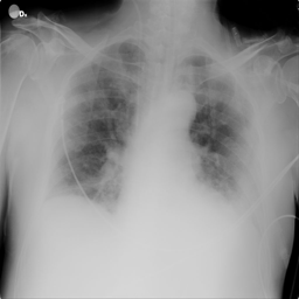
#> input picture streamlit_app/assets/examples/COVID-1.png, 299 x 299 px, found by its file name
$ jupyter execute --allow-errors 02_preprocessing.ipynb
#> lines starting #> are read from the running program, lines starting #| are printed output that depends on the picture; after the words box and inside, x2 and y2 are one past the last pixel; in counts of white or black regions, pixels touching at a corner belong together
[cell 1]
import pandas as pd
import shutil
from pathlib import Path

RAW_DIR = Path("../data/raw")
PROCESSED_DIR = Path("../data/processed")
IMAGES_SUBDIR = "images"   # adjust to your actual structure
MASKS_SUBDIR = "masks"

redundant_df = pd.read_csv("redundant_images.csv")
#> (reads notebooks/redundant_images.csv from the repository)

# Normalize class names to match your folder names if needed
# e.g. "Viral Pneumonia" -> "Viral_Pneumonia" if your folders use underscores
class_folder_map = {
    "COVID": "COVID",
    "Normal": "Normal",
    "Lung_Opacity": "Lung_Opacity",
    "Viral Pneumonia": "Viral Pneumonia",
}

redundant_files = set(
    (row["class"], row["redundant_file"])
    for _, row in redundant_df.iterrows()
)
print(f"Total files to exclude: {len(redundant_files)}")

[cell 2]
def copy_class(class_name, folder_name):
    src_dir = RAW_DIR / folder_name
    dst_dir = PROCESSED_DIR / folder_name
    (dst_dir / "images").mkdir(parents=True, exist_ok=True)
    (dst_dir / "masks").mkdir(parents=True, exist_ok=True)

    copied, skipped = 0, 0
    for img_path in (src_dir / "images").glob("*.png"):
        if (class_name, img_path.name) in redundant_files:
            skipped += 1
            continue
        shutil.copy2(img_path, dst_dir / "images" / img_path.name)
        mask_path = src_dir / "masks" / img_path.name
        if mask_path.exists():
            shutil.copy2(mask_path, dst_dir / "masks" / img_path.name)
        copied += 1

    print(f"{class_name}: copied {copied}, skipped {skipped}")

for class_name, folder_name in class_folder_map.items():
    copy_class(class_name, folder_name)

[cell 3]
print(RAW_DIR.resolve())
print(RAW_DIR.exists())
#> (the rest of this cell did not finish here and is left out)

[cell 4]
total_images = sum(
    len(list((PROCESSED_DIR / folder / "images").glob("*.png")))
    for folder in class_folder_map.values()
)
total_masks = sum(
    len(list((PROCESSED_DIR / folder / "masks").glob("*.png")))
    for folder in class_folder_map.values()
)
print(f"Images: {total_images}, Masks: {total_masks}")

[cell 5]
import pandas as pd
from sklearn.model_selection import train_test_split

records = []
for class_name, folder_name in class_folder_map.items():
    img_dir = PROCESSED_DIR / folder_name / "images"
    for img_path in img_dir.glob("*.png"):
        records.append({
            "class": class_name,
            "image_path": str(img_path),
            "mask_path": str(PROCESSED_DIR / folder_name / "masks" / img_path.name),
        })

manifest = pd.DataFrame(records)

#> (the rest of this cell did not finish here and is left out)

[cell 6]
import cv2
import numpy as np

# [28 lines left out: function preprocess_xray, not called in this run]

[cell 7]
# [18 lines left out: function build_array_dataset, not called in this run]

#> (a cell that did not finish here is left out)

[cell 9]
from pathlib import Path

SPLITS = ["train", "val", "test"]
#> (the rest of this cell did not finish here and is left out)

#> (a cell that did not finish here is left out)

[cell 11]
import platform
print(platform.processor())
print(platform.machine())

[cell 12]
import cv2
import numpy as np
import random

def _random_flip(img, mask):
    if random.random() < 0.5:
        img = cv2.flip(img, 1)
        mask = cv2.flip(mask, 1)
    return img, mask


def _rotation_zoom_scale(w, h, angle_deg):
    angle_rad = np.deg2rad(abs(angle_deg))
    cos_a = np.cos(angle_rad)
    sin_a = np.sin(angle_rad)
    bb_w = w * cos_a + h * sin_a
    bb_h = w * sin_a + h * cos_a
    return max(bb_w / w, bb_h / h)

def _random_rotation_old(img, mask, max_angle=15):
    angle = random.uniform(-max_angle, max_angle)
    h, w = img.shape[:2]
    center = (w // 2, h // 2)
    M = cv2.getRotationMatrix2D(center, angle, 1.0)
    img = cv2.warpAffine(img, M, (w, h), borderMode=cv2.BORDER_REFLECT)
    mask = cv2.warpAffine(mask, M, (w, h), borderMode=cv2.BORDER_REFLECT,
                           flags=cv2.INTER_NEAREST)
    return img, mask

def _random_rotation_with_zoom(img, mask, max_angle=15, extra_zoom=0.02):
    angle = random.uniform(-max_angle, max_angle)
    h, w = img.shape[:2]
    scale = _rotation_zoom_scale(w, h, angle)
    scale *= 1 + random.uniform(0, extra_zoom)
    center = (w / 2, h / 2)
    M = cv2.getRotationMatrix2D(center, angle, scale)
    img = cv2.warpAffine(img, M, (w, h), borderMode=cv2.BORDER_REFLECT)
    mask = cv2.warpAffine(mask, M, (w, h), borderMode=cv2.BORDER_CONSTANT,
                           flags=cv2.INTER_NEAREST, borderValue=0)
    return img, mask

def _random_zoom(img, mask, zoom_range=0.08):
    h, w = img.shape[:2]
    zoom = 1 + random.uniform(-zoom_range, zoom_range)
    new_h, new_w = int(h * zoom), int(w * zoom)

    img_r = cv2.resize(img, (new_w, new_h), interpolation=cv2.INTER_AREA)
    mask_r = cv2.resize(mask, (new_w, new_h), interpolation=cv2.INTER_NEAREST)

    if zoom > 1:  # crop back to original size
        top = (new_h - h) // 2
        left = (new_w - w) // 2
        img_r = img_r[top:top+h, left:left+w]
        mask_r = mask_r[top:top+h, left:left+w]
    else:  # pad back to original size
        pad_h, pad_w = h - new_h, w - new_w
        top, left = pad_h // 2, pad_w // 2
        img_r = cv2.copyMakeBorder(img_r, top, pad_h - top, left, pad_w - left,
                                    cv2.BORDER_REFLECT)
        mask_r = cv2.copyMakeBorder(mask_r, top, pad_h - top, left, pad_w - left,
                                     cv2.BORDER_CONSTANT, value=0)
    return img_r, mask_r

def _random_translation(img, mask, shift_range=0.05):
    h, w = img.shape[:2]
    tx = random.uniform(-shift_range, shift_range) * w
    ty = random.uniform(-shift_range, shift_range) * h
    M = np.float32([[1, 0, tx], [0, 1, ty]])
    img = cv2.warpAffine(img, M, (w, h), borderMode=cv2.BORDER_REFLECT)
    mask = cv2.warpAffine(mask, M, (w, h), borderMode=cv2.BORDER_REFLECT,
                           flags=cv2.INTER_NEAREST)
    return img, mask

def _random_brightness_contrast(img, brightness_range=0.1, contrast_range=0.1):
    # intensity-only op - mask untouched
    alpha = 1 + random.uniform(-contrast_range, contrast_range)
    beta = random.uniform(-brightness_range, brightness_range) * 255
    return cv2.convertScaleAbs(img, alpha=alpha, beta=beta)

def augment_pair(img, mask):
    if random.random() < 0.5:
        img, mask = _random_flip(img, mask)

    if random.random() < 0.5:
        img, mask = _random_rotation(img, mask)

    if random.random() < 0.5:
        img, mask = _random_zoom(img, mask)

    if random.random() < 0.5:
        img, mask = _random_translation(img, mask)

    if random.random() < 0.4:
        img = _random_brightness_contrast(img)

    return img, mask

[cell 13]
import matplotlib.pyplot as plt


img = cv2.imread("../data/processed/COVID/images/COVID-1.png")
#> img is the input picture: shape (299, 299, 3); min 0, max 255, mean 145.9
img = cv2.cvtColor(img, cv2.COLOR_BGR2RGB)
mask = cv2.imread("../data/processed/COVID/masks/COVID-1.png", cv2.IMREAD_GRAYSCALE)
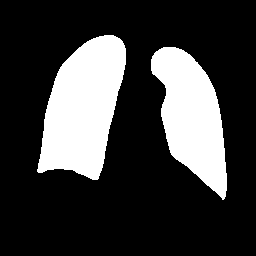
#> input picture streamlit_app/assets/examples/masks/COVID-1.png, 256 x 256 px, found by its file name
#> mask: shape (256, 256); 23.4% white; 2 white regions, box (x1, y1, x2, y2) and area: (37, 35, 126, 180) 8534, (151, 47, 227, 200) 6825

flip_img, flip_mask = _random_flip(img.copy(), mask.copy())

random.seed(42)
old_rot_img, old_rot_mask = _random_rotation_old(img.copy(), mask.copy())
#> in _random_rotation_old, `img = cv2.warpAffine(img, M, (w, h), borderMode=cv2.BORDER_REFLECT)`:
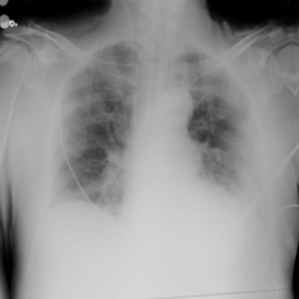
#> img: shape (299, 299, 3); min 0, max 228, mean 145.9
#> in _random_rotation_old, `mask = cv2.warpAffine(mask, M, (w, h), borderMode=cv2.BORDER_REFLECT, ..`: mask: shape (299, 299); 18.6% white; 3 white regions, box (x1, y1, x2, y2) and area: (39, 38, 120, 184) 8534, (144, 45, 230, 195) 6822, (286, 64, 299, 190) 1233
random.seed(42)
new_rot_img, new_rot_mask = _random_rotation_with_zoom(img.copy(), mask.copy())
#> in _random_rotation_with_zoom, `img = cv2.warpAffine(img, M, (w, h), borderMode=cv2.BORDER_REFLECT)`:
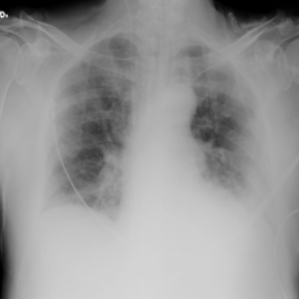
#> img: shape (299, 299, 3); min 0, max 237, mean 151.3
#> in _random_rotation_with_zoom, `mask = cv2.warpAffine(mask, M, (w, h), borderMode=cv2.BORDER_CONSTANT,..`:
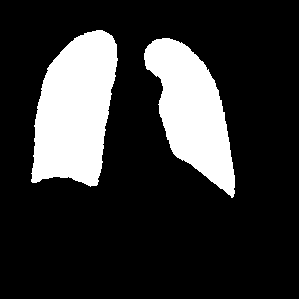
#> mask: shape (299, 299); 19.7% white; 2 white regions, box (x1, y1, x2, y2) and area: (31, 30, 118, 187) 9790, (144, 38, 235, 198) 7838

zoom_img, zoom_mask = _random_zoom(img.copy(), mask.copy())
#> in _random_zoom, `mask_r = cv2.resize(mask, (new_w, new_h), interpolation=cv2.INTER_NEAR..`:
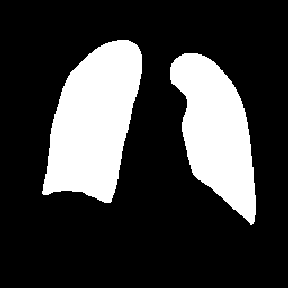
#> mask_r: shape (288, 288); 23.5% white; 2 white regions, box (x1, y1, x2, y2) and area: (42, 40, 142, 203) 10809, (170, 53, 256, 225) 8651
#> in _random_zoom, `img_r = cv2.copyMakeBorder(img_r, top, pad_h - top, left, pad_w - left..`:
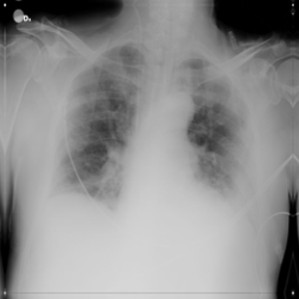
#> img_r: shape (299, 299, 3); min 0, max 229, mean 142.4
#> in _random_zoom, `mask_r = cv2.copyMakeBorder(mask_r, top, pad_h - top, left, pad_w - le..`:
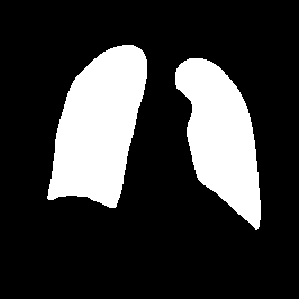
#> mask_r: shape (299, 299); 21.8% white; 2 white regions, box (x1, y1, x2, y2) and area: (47, 45, 147, 208) 10809, (175, 58, 261, 230) 8651

print("Original:", img.shape, mask.shape)
#| Original: (299, 299, 3) (256, 256)
print("Flip:", flip_img.shape, flip_mask.shape)
#| Flip: (299, 299, 3) (256, 256)
print("Rotation (old):", old_rot_img.shape, old_rot_mask.shape)
#| Rotation (old): (299, 299, 3) (299, 299)
print("Rotation (new):", new_rot_img.shape, new_rot_mask.shape)
#| Rotation (new): (299, 299, 3) (299, 299)
print("Zoom:", zoom_img.shape, zoom_mask.shape)
#| Zoom: (299, 299, 3) (299, 299)

fig, axes = plt.subplots(3, 4, figsize=(16, 12))

axes[0, 0].imshow(flip_img)
axes[0, 0].set_title("Flip - image")
axes[0, 0].axis("off")
axes[0, 1].imshow(flip_mask, cmap="gray")
axes[0, 1].set_title("Flip - mask")
axes[0, 1].axis("off")
for col in (2, 3):
    axes[0, col].axis("off")

axes[1, 0].imshow(old_rot_img)
axes[1, 0].set_title("Rotation (old) - image")
axes[1, 0].axis("off")
axes[1, 1].imshow(old_rot_mask, cmap="gray")
axes[1, 1].set_title("Rotation (old) - mask")
axes[1, 1].axis("off")
axes[1, 2].imshow(new_rot_img)
axes[1, 2].set_title("Rotation (new) - image")
axes[1, 2].axis("off")
axes[1, 3].imshow(new_rot_mask, cmap="gray")
axes[1, 3].set_title("Rotation (new) - mask")
axes[1, 3].axis("off")

axes[2, 0].imshow(zoom_img)
axes[2, 0].set_title("Zoom - image")
axes[2, 0].axis("off")
axes[2, 1].imshow(zoom_mask, cmap="gray")
axes[2, 1].set_title("Zoom - mask")
axes[2, 1].axis("off")
for col in (2, 3):
    axes[2, col].axis("off")

plt.tight_layout()
plt.show()

[cell 14]
import matplotlib.pyplot as plt

img = cv2.imread("../data/processed/COVID/images/COVID-1.png")
img = cv2.cvtColor(img, cv2.COLOR_BGR2RGB)

mask = cv2.imread("../data/processed/COVID/masks/COVID-1.png", cv2.IMREAD_GRAYSCALE)

aug_img, aug_mask = augment_pair(img.copy(), mask.copy())
#> in _random_translation, `img = cv2.warpAffine(img, M, (w, h), borderMode=cv2.BORDER_REFLECT)`:
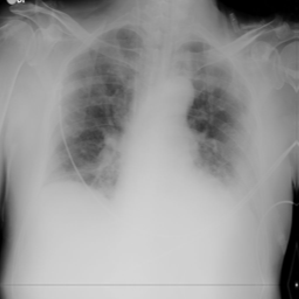
#> img: shape (299, 299, 3); min 0, max 231, mean 151.8
#> in _random_translation, `mask = cv2.warpAffine(mask, M, (w, h), borderMode=cv2.BORDER_REFLECT, ..`:
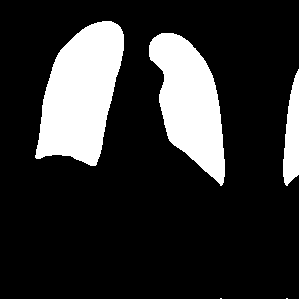
#> mask: shape (299, 299); 18.6% white; 5 white regions (2 under 20 px), largest, box (x1, y1, x2, y2) and area: (35, 21, 124, 166) 8534, (149, 33, 225, 186) 6825, (283, 69, 299, 186) 1287
#> in _random_brightness_contrast, `return cv2.convertScaleAbs(img, alpha=alpha, beta=beta)`:
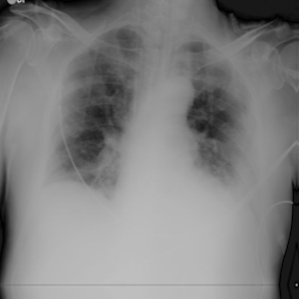
#> returned value: shape (299, 299, 3); min 0, max 207, mean 129

plt.figure(figsize=(12, 8))

plt.subplot(2, 2, 1)
plt.imshow(img)
plt.title("Original image")
plt.axis("off")

plt.subplot(2, 2, 2)
plt.imshow(mask, cmap="gray")
plt.title("Original mask")
plt.axis("off")

plt.subplot(2, 2, 3)
plt.imshow(aug_img)
plt.title("Augmented image")
plt.axis("off")

plt.subplot(2, 2, 4)
plt.imshow(aug_mask, cmap="gray")
plt.title("Augmented mask")
plt.axis("off")

plt.tight_layout()
plt.show()
